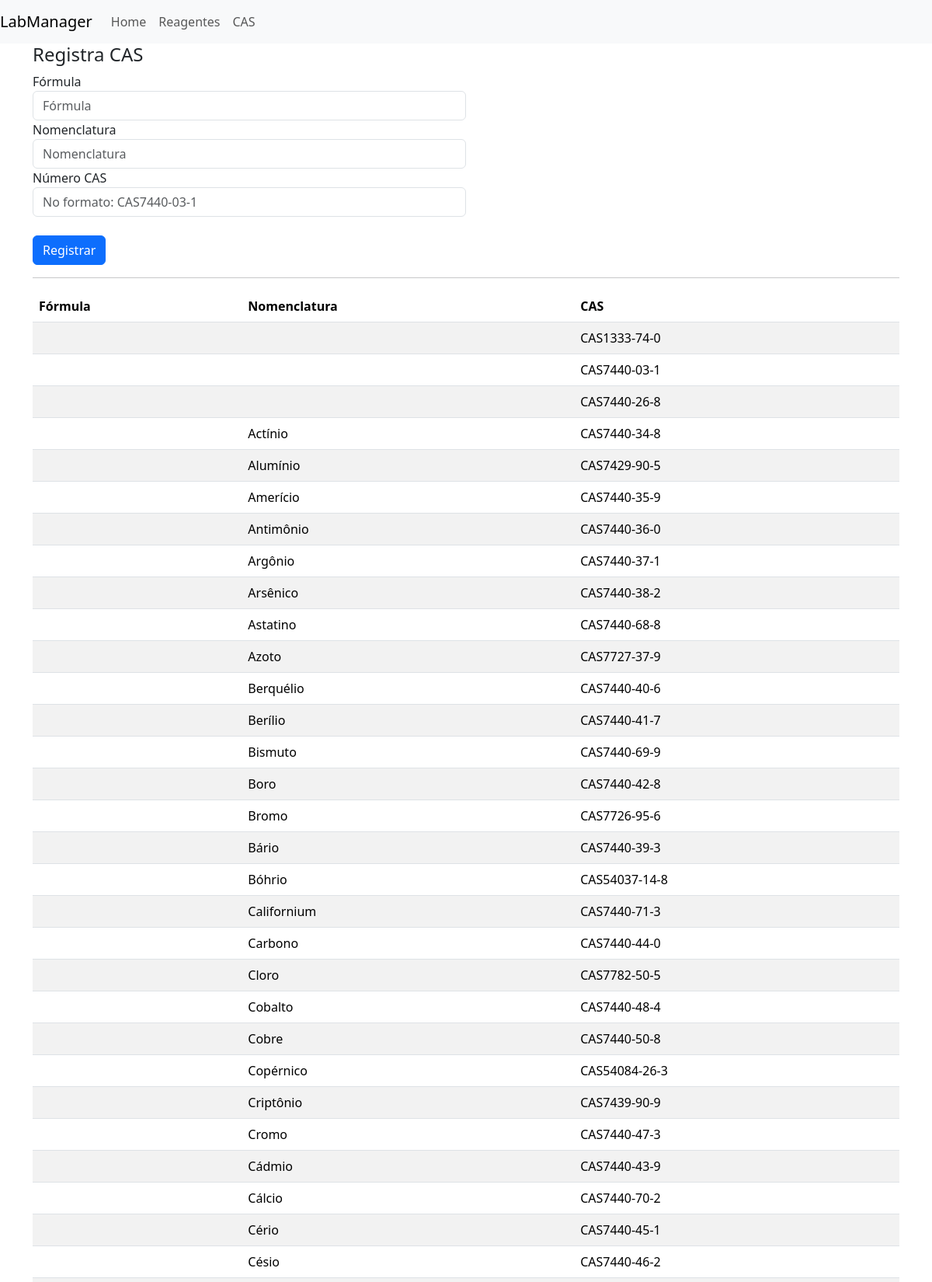
Screenshot of /registra/cas (upper part) with the database file from the repository.
### tables this page shows
CREATE TABLE chemical_abstract_service (
    element_id integer primary key autoincrement,
    formula text not null,
    nomenclatura text not null,
    numero_cas text not null
);

### app.py (the view, shortened to what this page needs)
@app.route('/registra/cas', methods=['GET', 'POST'])
def registra_cas():
    cas_results=''
    db = get_db()
    cas_cur = db.execute('select * from chemical_abstract_service order by nomenclatura ASC')
    cas_results = cas_cur.fetchall()
    return render_template('registracas.html', cas_results=cas_results)

### database.py (called while the page is built)
def connect_db():
    sql = sqlite3.connect('/home/f5/Projects/labmanager/labmanager.db')
    sql.row_factory = sqlite3.Row
    return sql

def get_db():
    if not hasattr(g, 'sqlite3'):
        g.sqlite_db = connect_db()
    return g.sqlite_db

### templates/registracas.html
{% extends 'base.html' %}
{% block content %}
<div class="container">
    <h4>Registra CAS</h4>
    <form method='POST' action="{{ url_for('registra_cas') }}">
        <div class="form-row">
            <div class="form-group col-md-6">
                <label for="formula">Fórmula</label>
                <input type="text" class="form-control" id="formula" placeholder="Fórmula" name="formula">
            </div>
            <div class="form-group col-md-6">
                <label for="nomenclatura">Nomenclatura</label>
                <input type="text" class="form-control" id="nomenclatura" placeholder="Nomenclatura" name="nomenclatura">
            </div>
            <div class="form-group col-md-6">
                <label for="numero_cas">Número CAS</label>
                <input type="text" class="form-control" id="numero_cas" placeholder="No formato: CAS7440-03-1" name="numero_cas">
            </div>
            <br>
            <button type="submit" class="btn btn-primary">Registrar</button>
        </div>
    </form>
    <hr>
    <table class="table table-striped">
        <thead>
          <tr>
            <th scope="col">Fórmula</th>
            <th scope="col">Nomenclatura</th>
            <th scope="col">CAS</th>
          </tr>
        </thead>
        <tbody>
        {% for cas in cas_results %}
        <tr>
            <td>{{ cas.formula }}</td>
            <td>{{ cas.nomenclatura }}</td>
            <td>{{ cas.numero_cas }}</td>
        </tr>
        {% endfor %}
        </tbody>
    </table>
</div>
{% endblock %}

### templates/base.html (shortened to what this page needs)
<!DOCTYPE html>
<html lang="en">
<head>
    <link href="https://cdn.jsdelivr.net/npm/bootstrap@5.3.2/dist/css/bootstrap.min.css" rel="stylesheet">
</head>
<body>
    <nav class="navbar navbar-expand-lg navbar-light bg-light">
        <a class="navbar-brand" href="{{ url_for('index') }}">LabManager</a>
        <div class="collapse navbar-collapse" id="navbarNav">
          <ul class="navbar-nav">
            <li class="nav-item active">
              <a class="nav-link" href="{{ url_for('index') }}">Home </a>
            </li>
            <li class="nav-item">
              <a class="nav-link" href="{{ url_for('reagentes') }}">Reagentes</a>
            </li>
            <li class="nav-item">
              <a class="nav-link" href="{{ url_for('cas') }}">CAS</a>
            </li>
          </ul>
        </div>
      </nav>
    {% block content%}
    {% endblock%}
</body>
</html>

### rows the page displays
chemical_abstract_service: numero_cas "CAS1333-74-0"
chemical_abstract_service: numero_cas "CAS7440-03-1"
chemical_abstract_service: numero_cas "CAS7440-26-8"
chemical_abstract_service: nomenclatura "Actínio", numero_cas "CAS7440-34-8"
chemical_abstract_service: nomenclatura "Alumínio", numero_cas "CAS7429-90-5"
chemical_abstract_service: nomenclatura "Amerício", numero_cas "CAS7440-35-9"
chemical_abstract_service: nomenclatura "Antimônio", numero_cas "CAS7440-36-0"
chemical_abstract_service: nomenclatura "Argônio", numero_cas "CAS7440-37-1"
chemical_abstract_service: nomenclatura "Arsênico", numero_cas "CAS7440-38-2"
chemical_abstract_service: nomenclatura "Astatino", numero_cas "CAS7440-68-8"
chemical_abstract_service: nomenclatura "Azoto", numero_cas "CAS7727-37-9"
chemical_abstract_service: nomenclatura "Berquélio", numero_cas "CAS7440-40-6"
chemical_abstract_service: nomenclatura "Berílio", numero_cas "CAS7440-41-7"
chemical_abstract_service: nomenclatura "Bismuto", numero_cas "CAS7440-69-9"
chemical_abstract_service: nomenclatura "Boro", numero_cas "CAS7440-42-8"
chemical_abstract_service: nomenclatura "Bromo", numero_cas "CAS7726-95-6"
chemical_abstract_service: nomenclatura "Bário", numero_cas "CAS7440-39-3"
chemical_abstract_service: nomenclatura "Bóhrio", numero_cas "CAS54037-14-8"
chemical_abstract_service: nomenclatura "Californium", numero_cas "CAS7440-71-3"
chemical_abstract_service: nomenclatura "Carbono", numero_cas "CAS7440-44-0"
chemical_abstract_service: nomenclatura "Cloro", numero_cas "CAS7782-50-5"
chemical_abstract_service: nomenclatura "Cobalto", numero_cas "CAS7440-48-4"
chemical_abstract_service: nomenclatura "Cobre", numero_cas "CAS7440-50-8"
chemical_abstract_service: nomenclatura "Copérnico", numero_cas "CAS54084-26-3"
chemical_abstract_service: nomenclatura "Criptônio", numero_cas "CAS7439-90-9"
chemical_abstract_service: nomenclatura "Cromo", numero_cas "CAS7440-47-3"
chemical_abstract_service: nomenclatura "Cádmio", numero_cas "CAS7440-43-9"
chemical_abstract_service: nomenclatura "Cálcio", numero_cas "CAS7440-70-2"
chemical_abstract_service: nomenclatura "Cério", numero_cas "CAS7440-45-1"
chemical_abstract_service: nomenclatura "Césio", numero_cas "CAS7440-46-2"
